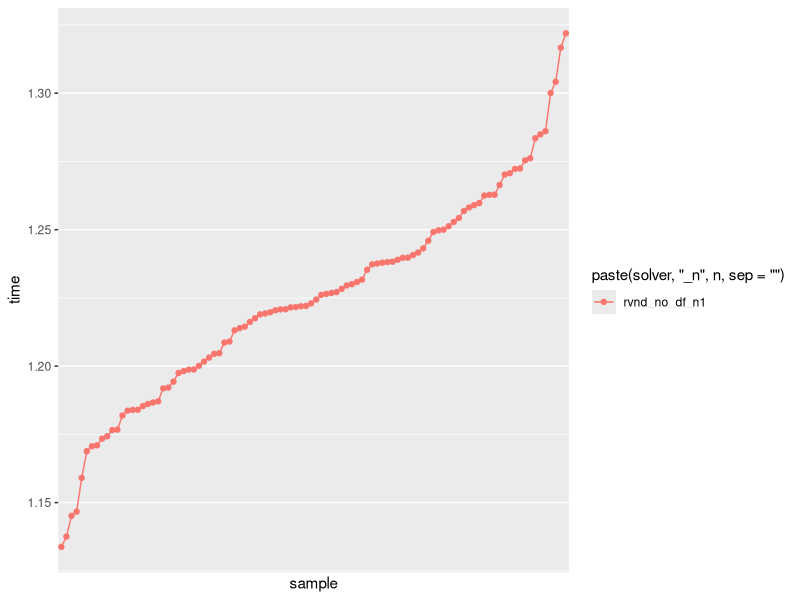

Generate this figure with R: (Note: this script raises an error after producing the figure.)
# library(foreach)
# library(doParallel)


cores = 4
# cores=detectCores()
#cl <- makeCluster(cores[1]-1) #not to overload your computer
#registerDoParallel(cl)

startTime = Sys.time()
#library(ggplot2)
# library(data.table)
library(tidyverse)
setwd("~/git/dvnd-df/doc/results/gdvnd/")
# dvndGdvndSameInitial = data.table(read_csv(file="dvndGdvnd-sameInitial.csv", head=TRUE, sep=";"))
# dvndGdvndRandInitial = data.table(read_csv(file="dvndGdvnd-randInitial.csv", head=TRUE, sep=";"))
rvndSameInitial = read.csv(file="rvnd-sameInitial.csv", head=TRUE, sep=";")

# dvndGdvndSameInitial$initialSolMethod = rep("same", length(dvndGdvndSameInitial$initial))
# dvndGdvndRandInitial$initialSolMethod = rep("rand", length(dvndGdvndRandInitial$initial))
rvndSameInitial$initialSolMethod = rep("rand", length(rvndSameInitial$initial))

# dvndGdvndData = read.csv(file="dvndGdvnd-noDf.csv", header=TRUE, sep="\t")
# dvndGdvndData$initialSolMethod = rep("100sol", length(dvndGdvndData$initial))
# dvndGdvndData = merge(dvndGdvndSameInitial, dvndGdvndRandInitial, all=TRUE)
# dvndGdvndData = merge(merge(dvndGdvndSameInitial, dvndGdvndRandInitial, all=TRUE), rvndSameInitial, all=TRUE)

dvndGdvndData = rvndSameInitial

# for (draw_n in 1:4) {
  for (iniMethod in c("same", "rand", "100sol")) {
    for (draw_inum in 0:7) {
    # foreach(draw_inum=0:7, .combine=cbind) %dopar% {

      library(ggplot2)
      for (draw_w in 1:10) {
        # data_src = dvndGdvndData[inum == draw_inum & n == draw_n & w == draw_w & initialSolMethod == iniMethod][order(solver, time)]
        # data_src = dvndGdvndData %>% filter(inum == draw_inum & n == draw_n & w == draw_w & initialSolMethod == iniMethod) %>%
        data_src = dvndGdvndData %>% filter(inum == draw_inum & w == draw_w & initialSolMethod == iniMethod) %>%
          arrange(solver, n, time)
        if (length(data_src$sample) > 0) {
          x_axis_value = rep(1:100, length(data_src$sample) / 100)

          mychart = ggplot(data=data_src, aes(x=x_axis_value, y=time, group=paste(solver, "_n", n, sep="")))
          mychart = mychart + geom_line(aes(color=paste(solver, "_n", n, sep="")))
          mychart = mychart + geom_point(aes(color=paste(solver, "_n", n, sep="")))
          mychart = mychart + scale_x_discrete(name ="sample")
          mychart = mychart + ggtitle(paste(iniMethod, " initial - Time in", draw_inum, "n", draw_n, "w", draw_w, sep=""))

          ggsave(paste("chart/rvnd_", iniMethod, "_time_in", draw_inum, "n", draw_n, "w", draw_w, ".png", sep=""), plot = mychart, device="png")
        }

        data_src = data_src %>% arrange(solver, n, imp)
        if (length(data_src$sample) > 0) {
          x_axis_value = rep(1:100, length(data_src$sample) / 100)
          mychart = ggplot(data=data_src, aes(x=x_axis_value, y=imp, group=paste(solver, "_n", n, sep="")))

          mychart = mychart + geom_line(aes(color=paste(solver, "_n", n, sep="")))
          mychart = mychart + geom_point(aes(color=paste(solver, "_n", n, sep="")))
          mychart = mychart + scale_x_discrete(name ="sample")
          mychart = mychart + ggtitle(paste(iniMethod, " initial - Improvement in", draw_inum, "n", draw_n, "w", draw_w, sep=""))

          ggsave(paste("chart/rvnd_", iniMethod, "_imp_in", draw_inum, "n", draw_n, "w", draw_w, ".png", sep=""), plot = mychart, device="png")
        }
        
        data_src = data_src %>% arrange(solver, n, count)
        if (length(data_src$sample) > 0) {
          x_axis_value = rep(1:100, length(data_src$sample) / 100)
          mychart = ggplot(data=data_src, aes(x=x_axis_value, y=count, group=paste(solver, "_n", n, sep="")))

          mychart = mychart + geom_line(aes(color=paste(solver, "_n", n, sep="")))
          mychart = mychart + geom_point(aes(color=paste(solver, "_n", n, sep="")))
          mychart = mychart + scale_x_discrete(name ="sample")
          mychart = mychart + ggtitle(paste(iniMethod, " initial - Count in", draw_inum, "n", draw_n, "w", draw_w, sep=""))

          # ggsave(paste("chart/rvnd_", iniMethod, "_count_in", draw_inum, "n", draw_n, "w", draw_w, ".png", sep=""), plot = mychart, device="png")
        }
      }
    }
  }
# }

#stopCluster(cl)
print(paste("Using", cores, "cores"))
stopTime = Sys.time()
stopTime - startTime
print("fim")
